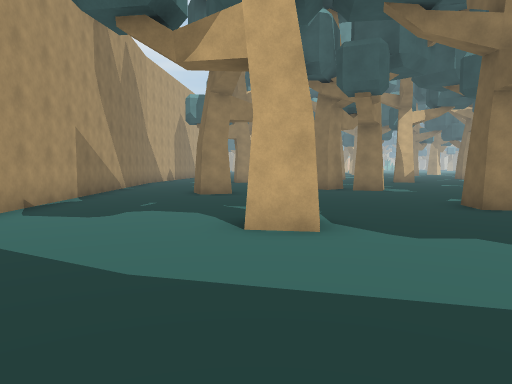
[1] (above)

24 first-person views from a walk through a Unity game level. The camera is 1.5 m above the floor, tilts 4° down and sees 70° across. The floor is counted in squares, 1.8 m on a side. Each view is taken from the middle of a square. On the plan, view 1 faces up. The plan holds only what a view shows up to about 12 squares ahead; the rest is blank. The place goes on beyond the plan. The player character is not drawn.

[2]
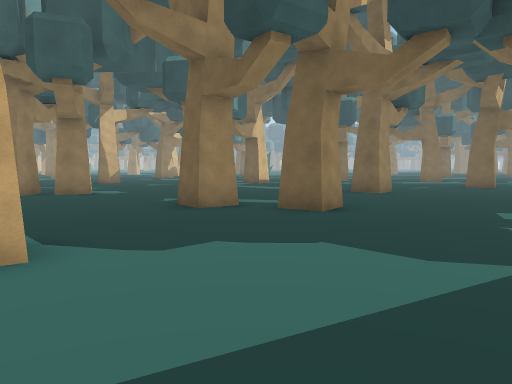

[3]
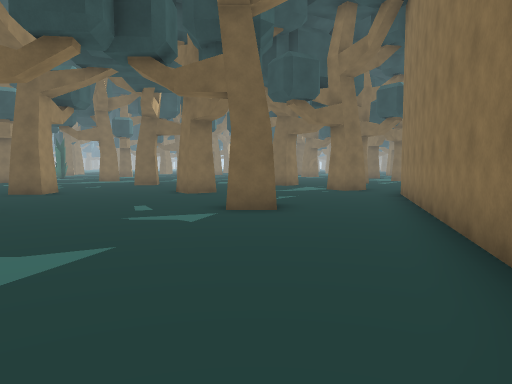

[4]
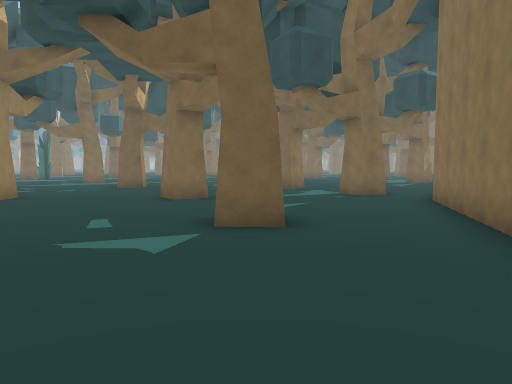

[5]
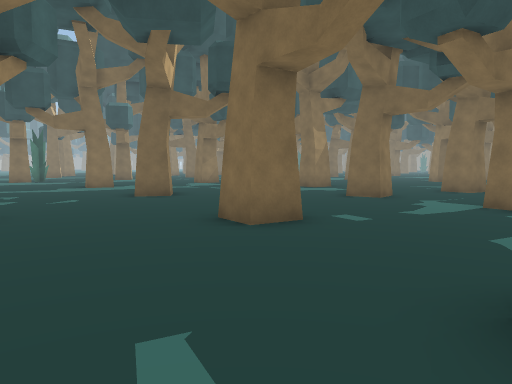

[6]
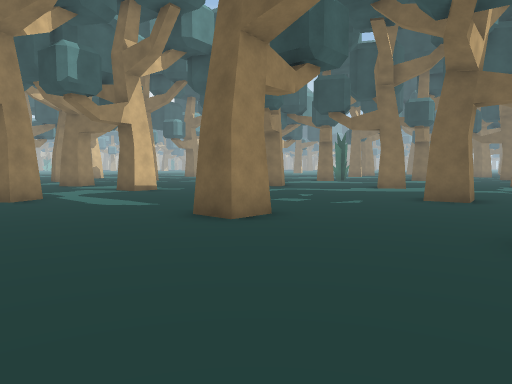

[7]
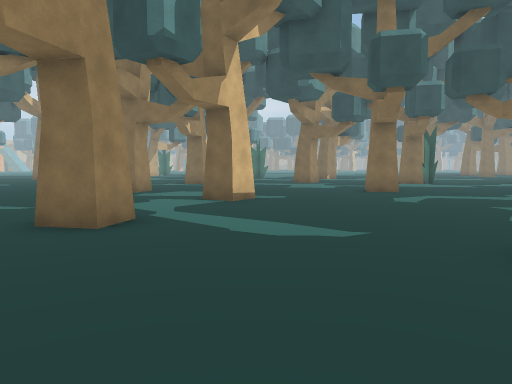

[8]
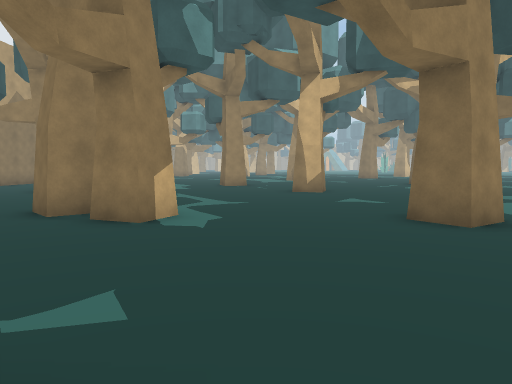

[9]
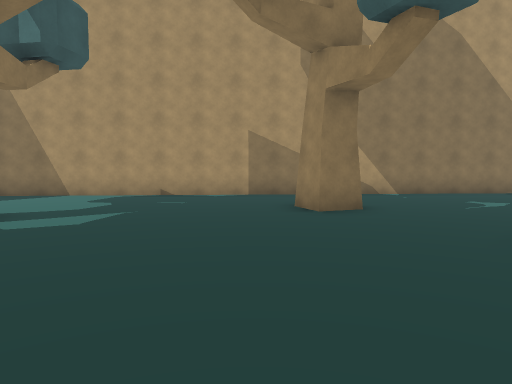

[10]
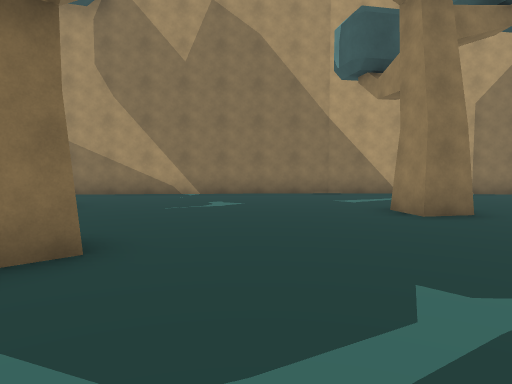

[11]
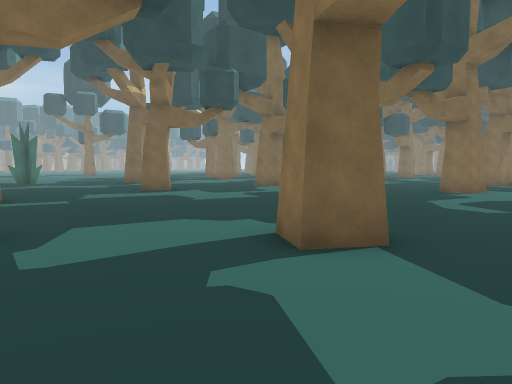

[12]
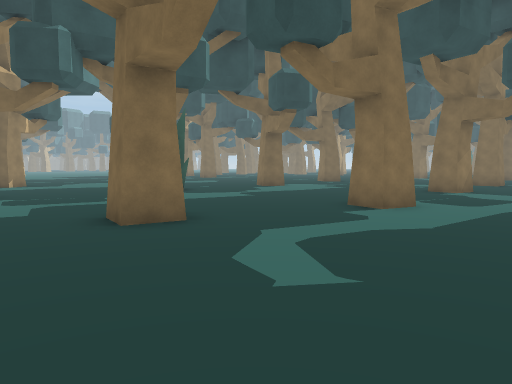

[13]
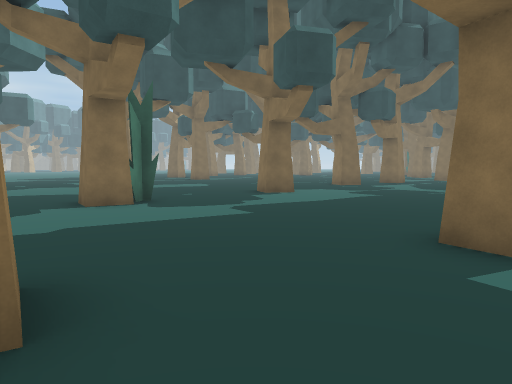

[14]
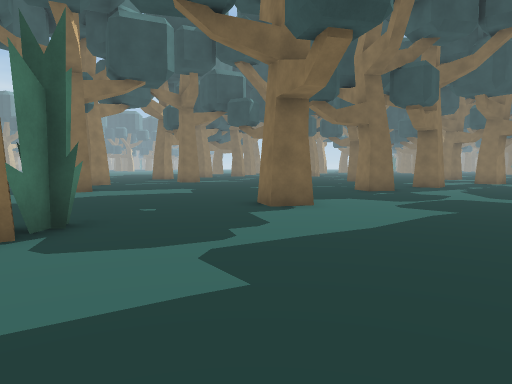

[15]
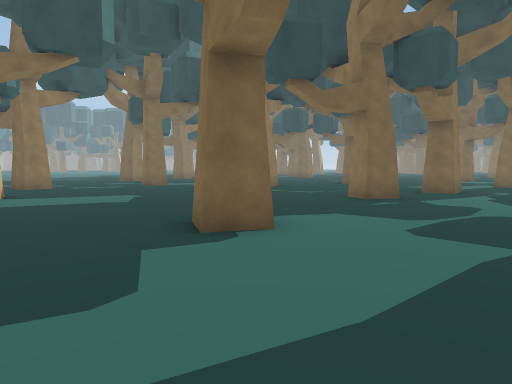

[16]
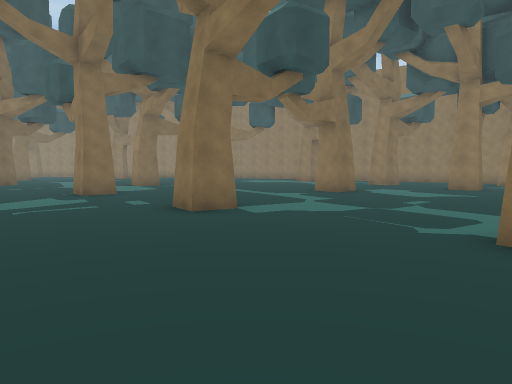

[17]
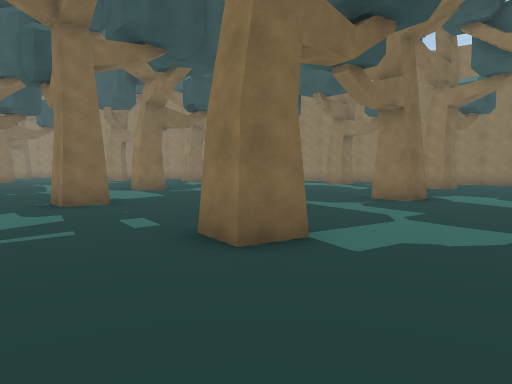

[18]
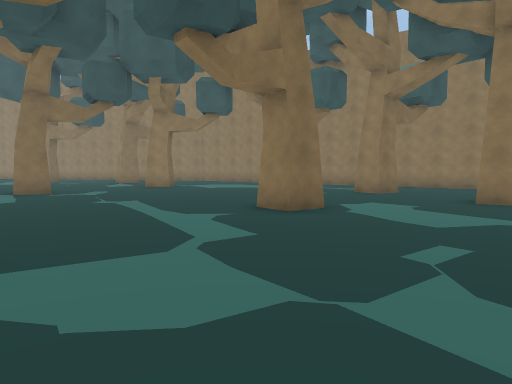

[19]
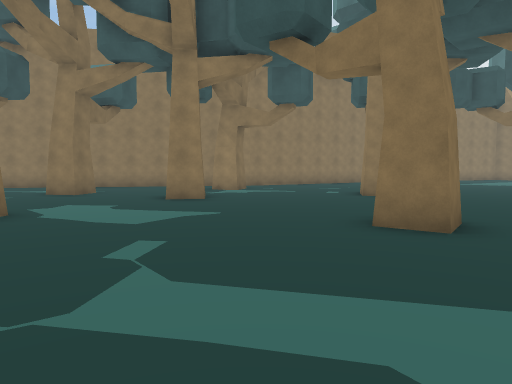

[20]
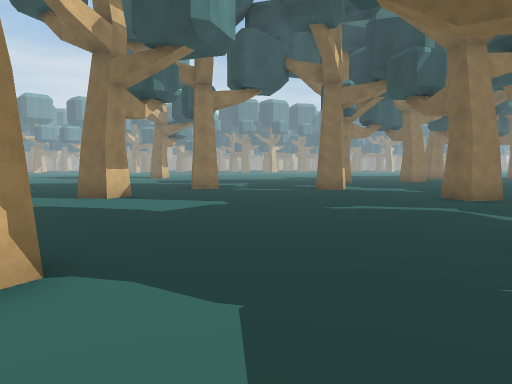

[21]
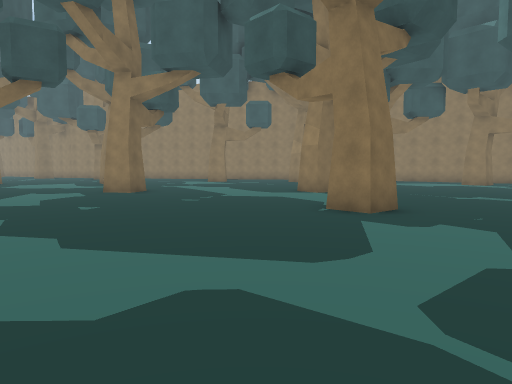

[22]
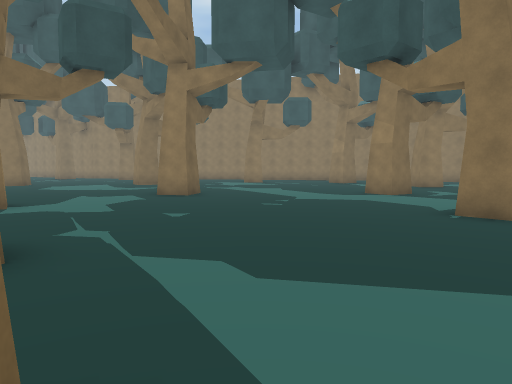

[23]
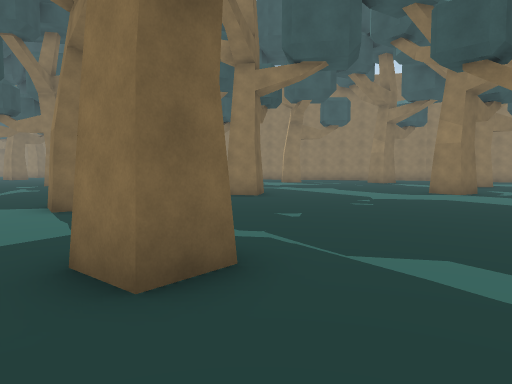

[24]
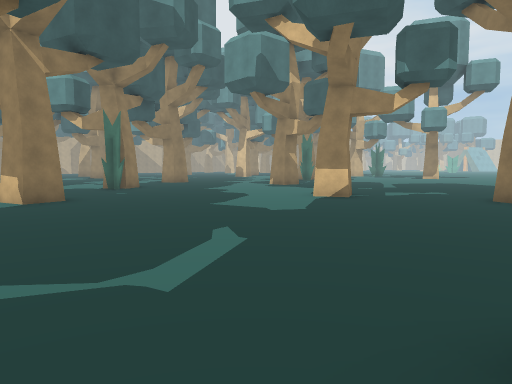

### Floor plan
Points are (right, up) in squares from view 1. A wall is a line through its corners. A room is listed if a view was taken in it or the views show most of it. See-through windows are left out.
Room 1 (views 1, 2, 3, 4, 5, 6, 7, 8, 9, 10, 11, 12, 13, 14, 15, 16, 17, 18, 19, 20, 21, 22, 23, 24)
walls: (19.4, 12.6) (18.6, 12.1) (18.2, 12.9) (18.9, 13.4); (25, 3.9) (24.4, 4.7) (25.2, 5.2) (25.7, 4.4); (12.2, 2.2) (12.5, 1.8) (11.7, 1.3) (11.2, 2.1) (12, 2.6); (20.6, -0.4) (21.4, 0.2) (21.9, -0.6); (25.1, 13.7) (24.6, 14.5) (25.3, 15); (9.8, 12.5) (8.9, 12) (8.4, 12.8); (16.6, -1.9) (15.8, -1.3) (16.3, -0.6) (17.1, -1.2); (12.9, 18.2) (12.5, 18); (28.3, 0.9) (29, 1.5) (29.6, 0.8); (18, -5.6) (17.5, -4.8) (18.2, -4.3) (18.7, -5.1); (3.3, 13.7) (2.6, 13) (1.9, 13.8); (28.2, -4.2) (29, -3.6) (29.6, -4.5); (2.5, 14.4) (3, 13.9); (2.9, -2.1) (11.1, -4.4); (35.9, 3.3) (35.2, 3.9) (35.8, 4.6) (36.5, 4); (37.8, -0.2) (38.7, 0.4) (39.2, -0.5); (39.6, 9.1) (38.9, 9.6) (39.4, 10.4); (37.4, 17.9) (36.8, 18.2); (-5.2, 20.4) (-5.4, 18.3) (-4.3, 2.7)
ways out: opening at (37.5, 19.5)
objects: tree (-2, 11) to (-1, 12); tree (-1, 19); tree (0, 5); tree (4, 13); tree (5, 7); tree (6, 6); tree (8, 0); tree (8, 19) to (8, 20); tree (11, 7); tree (13, -4) to (13, -3); tree (13, 14); tree (17, 5); tree (20, 8) to (21, 9); tree (22, 18) to (22, 19); other object (26, 14); tree (29, 10); tree (33, 17); tree (34, 7); tree (35, -4)

Positions as (right, up) in squares from view 1, and headings:
1: (0, 0), facing up
2: (0, 1), facing up-right
3: (0, 0), facing right
4: (2, 0), facing right
5: (6, 2), facing right
6: (7, 2), facing up-right
7: (7, 7), facing up-right
8: (6, 7), facing up
9: (6, 10), facing left
10: (6, 16), facing left
11: (9, 15), facing right
12: (13, 11), facing right
13: (17, 11), facing right
14: (21, 11), facing right
15: (24, 10), facing right
16: (24, 12), facing down
17: (25, 9), facing down
18: (22, 7), facing down
19: (22, 7), facing down-left
20: (29, 7), facing up-right
21: (31, 8), facing down
22: (33, 7), facing down
23: (35, 7), facing down
24: (39, 8), facing up-left
